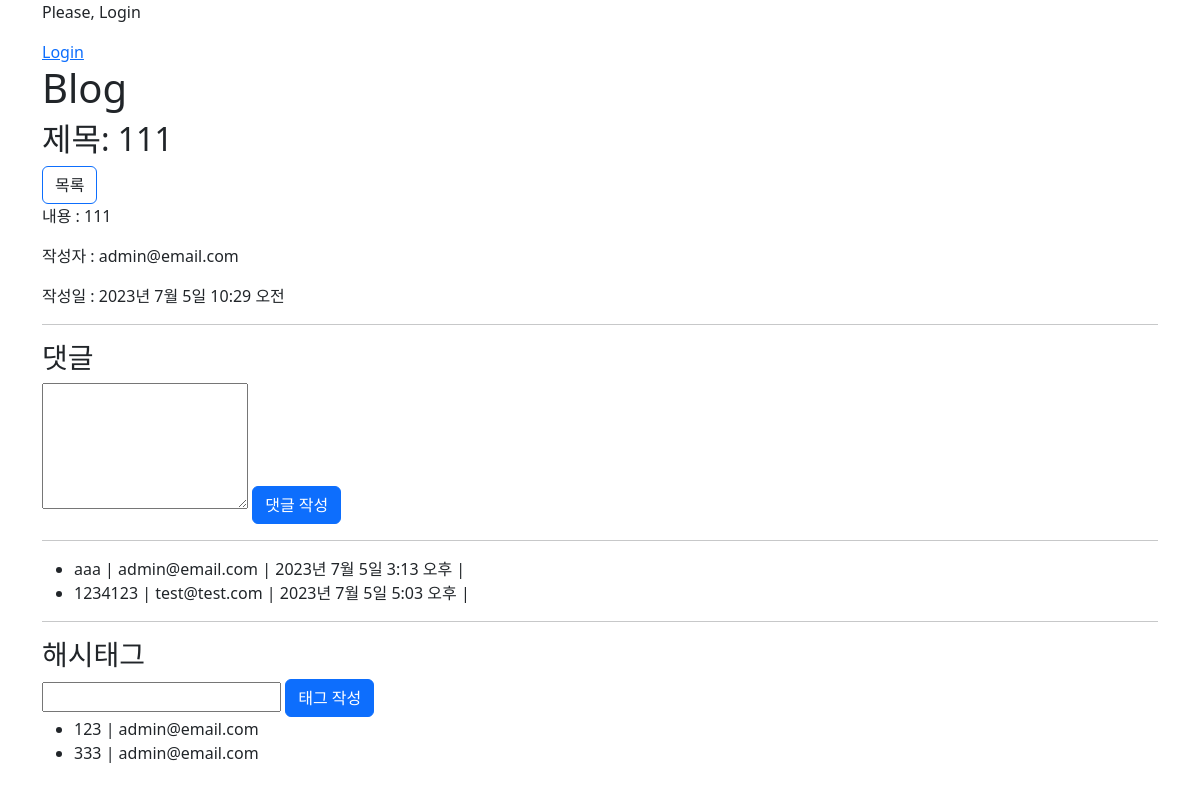
The page /blog/detail/1/ on the database its author committed.
### blog/models.py (models this page shows)
class Post(models.Model):
    title = models.CharField(max_length=30)
    content = models.TextField()
    writer = models.ForeignKey(User, on_delete=models.CASCADE)
    created_at = models.DateTimeField(auto_now_add=True)
    updated_at = models.DateTimeField(auto_now=True)

class Comment(models.Model):
    post = models.ForeignKey(Post, on_delete=models.CASCADE)
    content = models.TextField()
    writer = models.ForeignKey(User, on_delete=models.CASCADE)
    created_at = models.DateTimeField(auto_now_add=True)
    def __str__(self):
        return self.content

class HashTag(models.Model):
    post = models.ForeignKey('Post', on_delete=models.CASCADE)
    name = models.CharField(max_length=10)
    writer = models.ForeignKey(User, on_delete=models.CASCADE)
    def __str__(self):
        return self.name

### user/models.py (models this page shows)
class User(AbstractUser):
    username = None
    email = models.EmailField(unique=True, max_length=255) # email 값이 기본키가 된다
    name = models.CharField(max_length=50, null=True, blank=True)
    is_staff = models.BooleanField(default=False)
    is_superuser = models.BooleanField(default=False)
    is_active = models.BooleanField(default=True)
    last_login = models.DateTimeField(null=True, blank=True)
    date_joined = models.DateTimeField(auto_now_add=True)
    USERNAME_FIELD = 'email'
    EMAIL_FIELD = 'email'
    REQUIRED_FIELDS = [] # superuser 만들때 필요
    objects = UserManager()

### blog/views.py (the view)
# urls.py: path("detail/<int:pk>/", views.DetailView.as_view(), name='detail'), # /blog/detail/1
class DetailView(View):
    def get(self, request, pk): # post_id: 데이터베이스 post_id 테이블 이름 사용하고 싶어서
        post = Post.objects.get(pk=pk)
        comments = Comment.objects.select_related('post') # -> comments[0]
        hashtags = HashTag.objects.select_related('writer').filter(post__pk=pk)
        for c in comments:
            print(c)
        print(hashtags)
        comment_form = CommentForm()
        hashtag_form = HashTagForm()
        context = {
            'title': 'Blog',
            'post_id': pk,
            'post_title': comments[0].post.title,
            'post_content': comments[0].post.content,
            'post_writer': comments[0].post.writer,
            'post_created_at': comments[0].post.created_at,
            'comments': comments,
            'hashtags': hashtags,
            'comment_form': comment_form,
            'hashtag_form': hashtag_form,
        }
        return render(request, 'blog/post_detail.html', context)

### blog/forms.py
class CommentForm(forms.ModelForm):
    class Meta:
        model = Comment
        fields = ['content']
        widgets = {
            'content': forms.Textarea(attrs={'rows': '5', 'cols': '20'})
        }

class HashTagForm(forms.ModelForm):
    class Meta:
        model = HashTag
        fields = ['name']

### blog/templates/blog/post_detail.html (shortened to what this page needs)
{% extends 'base.html' %}
{% block content %}
{% if form.errors %}
{% include 'blog/form_error.html' %}
{% else %}
    <h2>제목: {{ post_title }}</h2>
    <a href="{% url 'blog:list' %}" class="btn border-primary">목록</a>
    <p>내용 : {{ post_content }}</p>
    <p>작성자 : {{ post_writer }}</p>
    <p>작성일 : {{ post_created_at }}</p>
    <hr>
    <h3>댓글</h3>
    <form action="{% url 'blog:cm-write' pk=post_id %}" method="post">
        {% if comment_form.errors %}
            {% with form=comment_form %}
                {% include 'blog/form_error.html' %}
            {% endwith %}
        {% else %}
            {{ comment_form.content }}
        {% endif %}
            <input type="submit" value="댓글 작성" class="btn btn-primary">
    </form>
    <hr>
    {% if comments %}
        <ul>
            {% for comment in comments %}
                <li>
                    {{ comment.content }} | {{ comment.writer}} | {{ comment.created_at }} |
                </li>
                {% endfor %}
        </ul>
    {% else %}
    <p>댓글이 없습니다.</p>
    {% endif %}
    <hr>
    <h3>해시태그</h3>
    <form action="{% url 'blog:tag-write' pk=post_id %}" method="post">
        {% if hashtag_form.name.errors %}
            {% with form=hashtag_form %}
                {% include 'blog/form_error.html' %}
            {% endwith %}
        {% else %}
            {{ hashtag_form.name }}
        {% endif %}
        <input type="submit" value="태그 작성" class="btn btn-primary">
    </form>
    {% if hashtags %}
        <ul>
            {% for hashtag in hashtags %}
                <li>
                    {{ hashtag }} | {{ hashtag.writer }}
                </li>
                {% endfor %}
        </ul>
    {% else %}
    <p>태그가 없습니다.</p>
    {% endif%}
{% endif %}
{% endblock %}

### rows shown on the page
Post: title "111", content "111", created_at "2023년 7월 5일 10:29 오전"
User: email "admin@email.com"
Comment: content "aaa", writer "admin@email.com", created_at "2023년 7월 5일 3:13 오후"
Comment: content "1234123", writer "test@test.com", created_at "2023년 7월 5일 5:03 오후"
HashTag: name "123", writer "admin@email.com"
HashTag: name "333", writer "admin@email.com"
